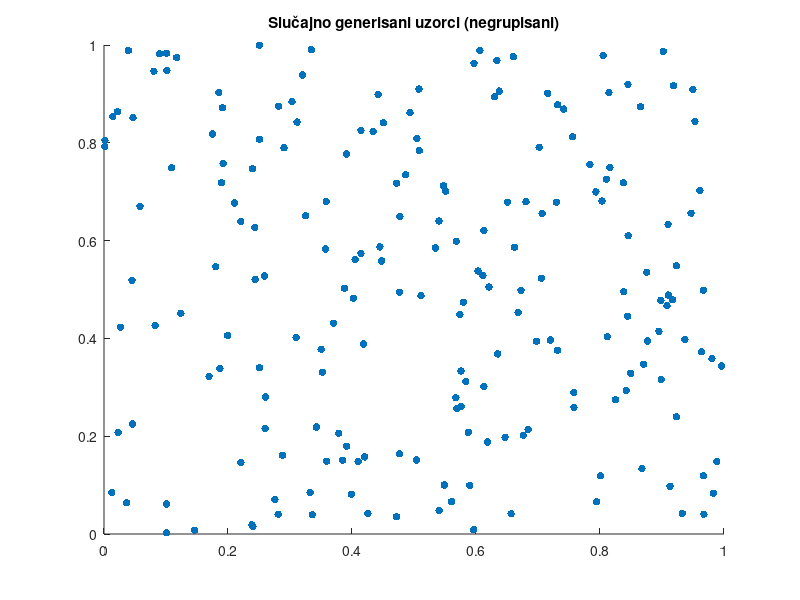
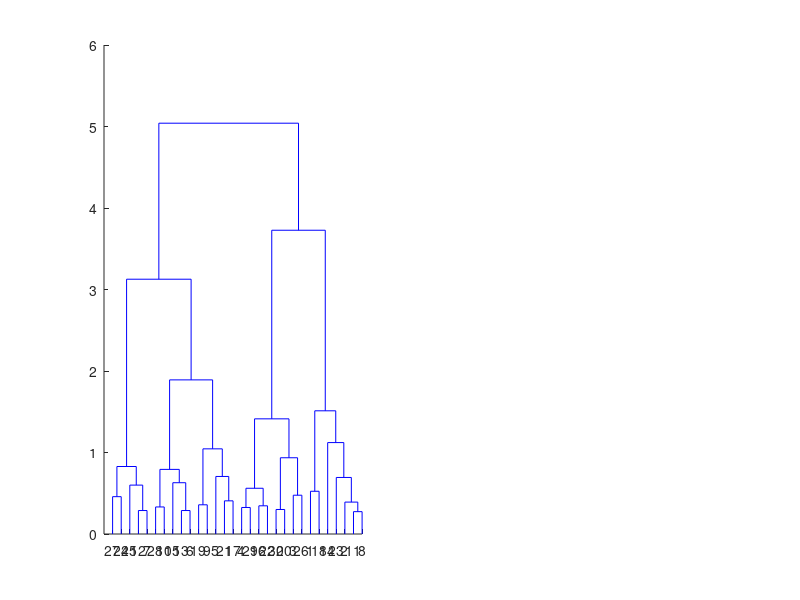

These charts were generated, in order, by the following MATLAB code: (Note: this script raises an error after producing the figures.)
%MATLAB R2020a
clc; clear all; close all;
%hijerarhijski aglomerativni algoritam za grupisanje
%samo prikaz, moguce mijenjati broj klastera rucno

rng('default')%omoguciti ponovljivost

X = rand(200,2); %slucajno generisani uzorci
figure
scatter(X(:,1),X(:,2),30, 'filled');
title('Slučajno generisani uzorci (negrupisani)');

udaljenost=5; %grupise sve primjere u istu grupu koji su medjusobno udaljeni <=udaljenost

%kreiranje stabla hijerarhijskog grupisanja koristenjem odredjenog
%algoritma povezivanja
%metoda: single, complete, ward
%metrika: euklidska udaljednost - default
Z=linkage(X,'ward');

figure
subplot(1,2,1);
H=dendrogram(Z,'ColorThreshold', udaljenost);
sgtitle('Hijerarhijsko aglomerativno grupisanje korištenjem Ward metode povezivanja')
title('Dendrogram')
xlabel('# primjera u origilnalnom skupu X')
ylabel('Udaljenost')
set(H,'LineWidth',3)

%kreiranje klastera na osnovu povezanosti grupa, odn na osnovu stabla
%hijerarhijskog grupisanja koje se dobiva funkcijom linkage
C=cluster(Z,'cutoff', udaljenost,'Criterion','distance');
subplot(1,2,2);
gscatter(X(:,1),X(:,2),C);
title('Grupisani uzorci')


